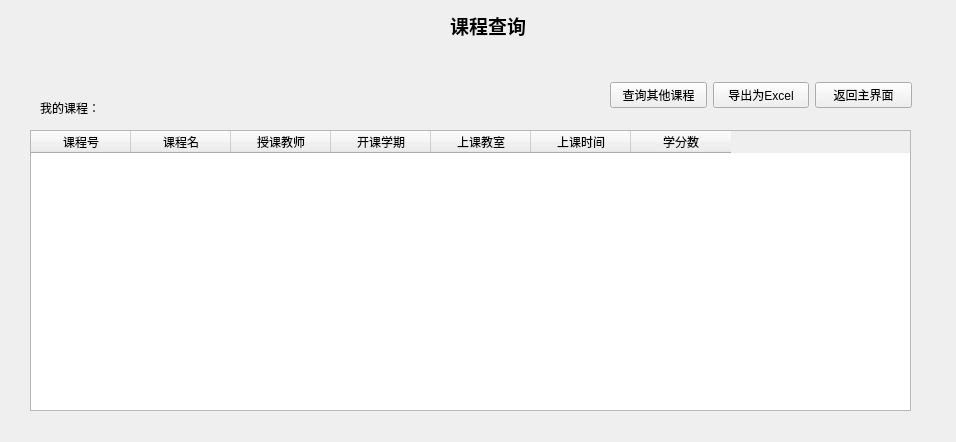
<?xml version="1.0" encoding="UTF-8"?>
<ui version="4.0">
 <class>mycourse</class>
 <widget class="QWidget" name="mycourse">
  <property name="geometry">
   <rect>
    <x>0</x>
    <y>0</y>
    <width>956</width>
    <height>442</height>
   </rect>
  </property>
  <property name="windowTitle">
   <string>Form</string>
  </property>
  <widget class="QLabel" name="label">
   <property name="geometry">
    <rect>
     <x>450</x>
     <y>10</y>
     <width>101</width>
     <height>31</height>
    </rect>
   </property>
   <property name="font">
    <font>
     <family>Arial</family>
     <pointsize>14</pointsize>
     <weight>75</weight>
     <bold>true</bold>
    </font>
   </property>
   <property name="text">
    <string>课程查询</string>
   </property>
  </widget>
  <widget class="QTableWidget" name="myCourseTable">
   <property name="geometry">
    <rect>
     <x>30</x>
     <y>130</y>
     <width>881</width>
     <height>281</height>
    </rect>
   </property>
   <column>
    <property name="text">
     <string>课程号</string>
    </property>
   </column>
   <column>
    <property name="text">
     <string>课程名</string>
    </property>
   </column>
   <column>
    <property name="text">
     <string>授课教师</string>
    </property>
   </column>
   <column>
    <property name="text">
     <string>开课学期</string>
    </property>
   </column>
   <column>
    <property name="text">
     <string>上课教室</string>
    </property>
   </column>
   <column>
    <property name="text">
     <string>上课时间</string>
    </property>
   </column>
   <column>
    <property name="text">
     <string>学分数</string>
    </property>
   </column>
  </widget>
  <widget class="QLabel" name="label_2">
   <property name="geometry">
    <rect>
     <x>40</x>
     <y>100</y>
     <width>72</width>
     <height>15</height>
    </rect>
   </property>
   <property name="text">
    <string>我的课程：</string>
   </property>
  </widget>
  <widget class="QWidget" name="">
   <property name="geometry">
    <rect>
     <x>610</x>
     <y>80</y>
     <width>302</width>
     <height>30</height>
    </rect>
   </property>
   <layout class="QGridLayout" name="gridLayout">
    <item row="0" column="0">
     <widget class="QPushButton" name="searchButton">
      <property name="text">
       <string>查询其他课程</string>
      </property>
     </widget>
    </item>
    <item row="0" column="1">
     <widget class="QPushButton" name="export_button">
      <property name="text">
       <string>导出为Excel</string>
      </property>
     </widget>
    </item>
    <item row="0" column="2">
     <widget class="QPushButton" name="pushButton_2">
      <property name="text">
       <string>返回主界面</string>
      </property>
     </widget>
    </item>
   </layout>
  </widget>
 </widget>
 <resources/>
 <connections/>
</ui>
